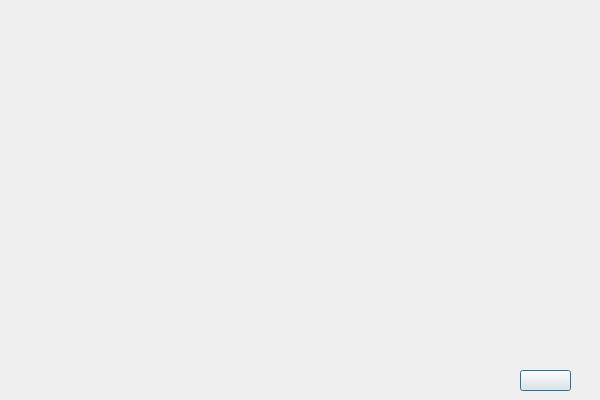
<?xml version="1.0" encoding="UTF-8"?>
<ui version="4.0">
 <class>StartWindow</class>
 <widget class="QDialog" name="StartWindow">
  <property name="geometry">
   <rect>
    <x>0</x>
    <y>0</y>
    <width>600</width>
    <height>400</height>
   </rect>
  </property>
  <property name="windowTitle">
   <string>Space Invaders</string>
  </property>
  <property name="styleSheet">
   <string notr="true">image: url(:/img/start.jpg);</string>
  </property>
  <widget class="QPushButton" name="pushButton">
   <property name="geometry">
    <rect>
     <x>520</x>
     <y>370</y>
     <width>51</width>
     <height>21</height>
    </rect>
   </property>
   <property name="styleSheet">
    <string notr="true">image: url(:/img/spaceship.png);</string>
   </property>
   <property name="text">
    <string/>
   </property>
  </widget>
 </widget>
 <resources/>
 <connections/>
</ui>
